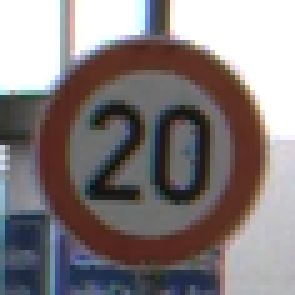
#> input picture 0verview/NeuralNetworks/traffic/data/0/00002_00022.ppm, 59 x 59 px, given in place of the camera (shown 5 times larger)
$ python motion.py
#> lines starting #> are read from the running program, lines starting #| are printed output that depends on the picture
import cv2
import numpy as np

# Setup camera
cap = cv2.VideoCapture(0)
# Set a smaller resolution
cap.set(cv2.CAP_PROP_FRAME_WIDTH, 640)
cap.set(cv2.CAP_PROP_FRAME_HEIGHT, 480)
#let camara adjust ratio and lighting
for _ in range(15):
    _, frame = cap.read()
#> this loop made 15 passes
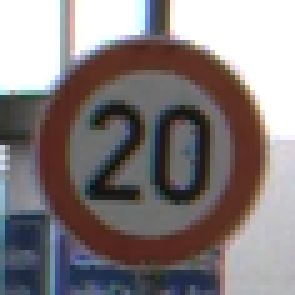
#> input picture 0verview/NeuralNetworks/traffic/data/0/00002_00022.ppm, 59 x 59 px, given in place of the camera (shown 5 times larger)
frame = cv2.resize(frame,(640,480))
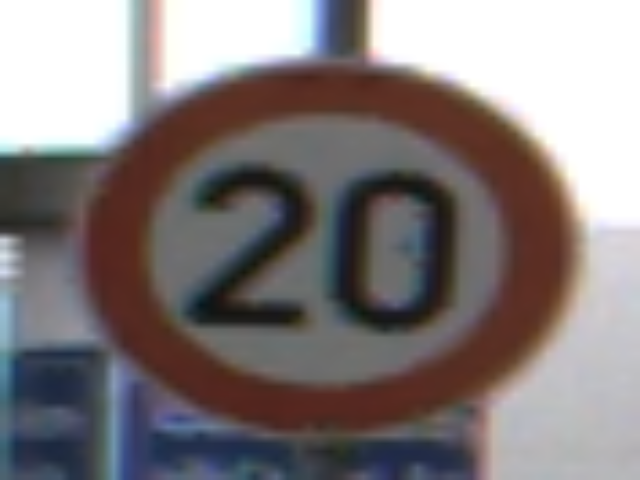
#> frame: shape (480, 640, 3); mean B, G, R 125.2, 124.6, 132
frame = cv2.flip(frame,1)
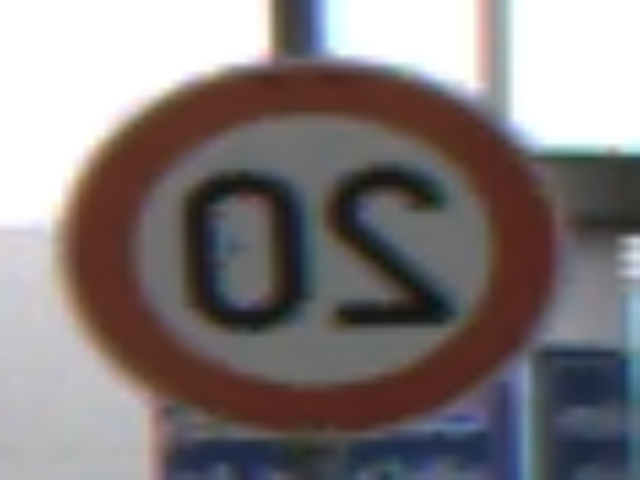
#> frame: shape (480, 640, 3); mean B, G, R 125.2, 124.6, 132

img2gray = cv2.cvtColor(frame, cv2.COLOR_BGR2GRAY)
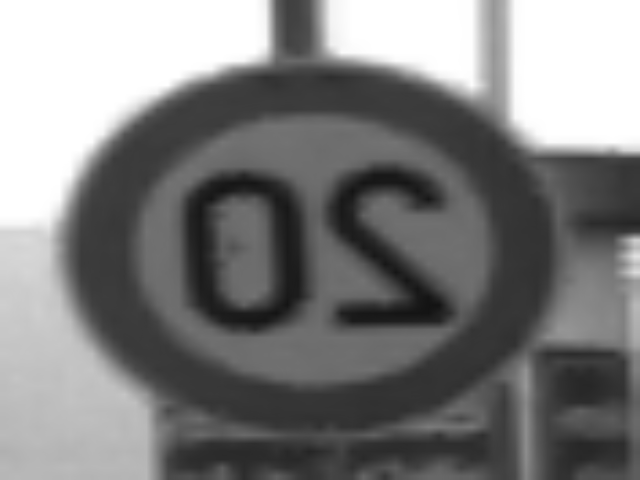
#> img2gray: shape (480, 640); min 19, max 255, mean 126.9
img2gray = cv2.GaussianBlur(img2gray,(25,25),0)
last_frame = img2gray

while cap.isOpened():
    # Capture frame-by-frame
    _, frame = cap.read()
#> frame is the input picture: shape (59, 59, 3); mean B, G, R 125.3, 124.7, 132.1
    frame = cv2.resize(frame,(640,480))
    frame = cv2.flip(frame,1)

    gray = cv2.cvtColor(frame, cv2.COLOR_BGR2GRAY)
    gray = cv2.GaussianBlur(gray, (25, 25), 0)

    abs_diff = cv2.absdiff(last_frame, gray)
#> abs_diff: shape (480, 640); every value is 0
    last_frame = gray

    _, ad_mask = cv2.threshold(abs_diff, 15, 255, cv2.THRESH_BINARY)

    cv2.imshow("Abs diff mask", ad_mask)

    if cv2.waitKey(1) == ord('q'):
#> (key q is pressed here)
        break

cv2.destroyAllWindows()
